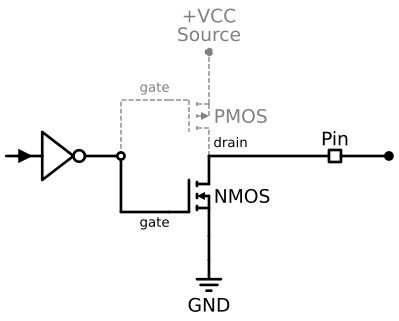

Source code (Python):
import schemdraw
from schemdraw import dsp, logic
from schemdraw import elements as elem


def wrapper(elem):
    return elem.linestyle("--").color("gray").linewidth(1)


with schemdraw.Drawing() as d:
    d.config(unit=0.5)

    pmos = elem.PMos().label("PMOS")
    pmos = wrapper(pmos)
    nmos = elem.NMos().label("NMOS")

    P = (
        logic.Line()
        .left(d.unit * 2)
        .at(pmos.gate)
        .label("gate", "top", ofst=(-0.2, -0.1), fontsize=10)
    )
    P = wrapper(P)
    N = (
        logic.Line()
        .left(d.unit * 2)
        .at(nmos.gate)
        .label("gate", "bottom", ofst=(-0.2, 0.1), fontsize=10)
    )

    mid_point = (P.end[0], pmos.drain[1])
    logic.Line().left(d.unit * 1.5).at(mid_point).idot(open=True)
    A = logic.Not().left().reverse()
    logic.Line().left(d.unit * 1.5).at(A.in1)
    elem.CurrentLabelInline(direction="in").reverse().scale(0.5)

    wrapper(logic.Wire("|-").at(mid_point).to(P.end))
    logic.Wire("|-").at(mid_point).to(N.end)

    logic.Line().right(d.unit * 5).at(pmos.drain).label(
        "drain", ofst=(-0.8, 0.15), fontsize=10
    )
    dsp.Square().scale(d.unit * 0.5).label("Pin", "top", ofst=(0, 0.2))
    logic.Line().right(d.unit * 2).dot()

    wrapper(logic.Line().up().at(pmos.source).dot().label("+VCC\nSource", "right"))
    logic.Line().down().at(nmos.source)
    elem.Ground().label("GND", "bottom")

    image_bytes = d.get_imagedata("svg")

with open("open-drain.svg", "wb") as f:
    f.write(image_bytes)
